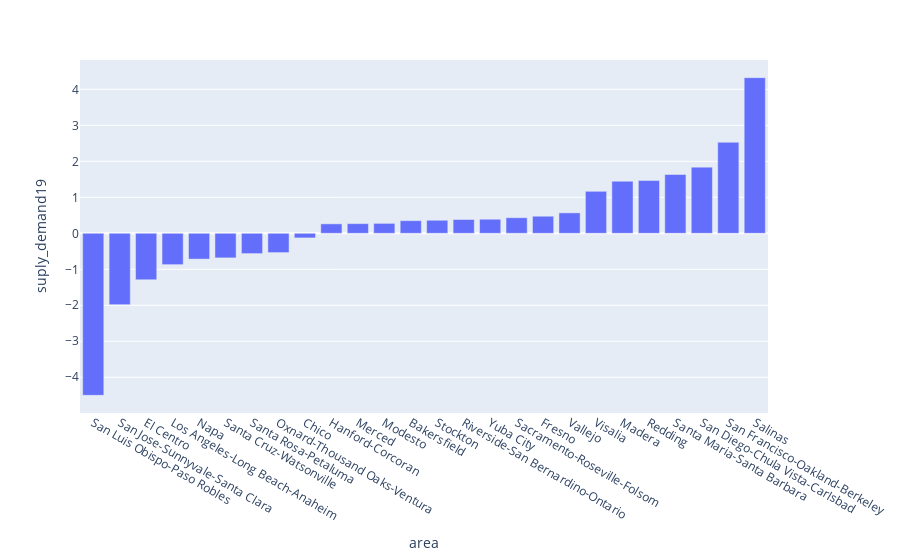

The cell this chart's notebook holds for it:
### Code cell
pop_permits = pop_permits.sort_values(by=['suply_demand19'], ascending=[True])
import plotly.express as px
fig = px.bar(pop_permits, x='area', y='suply_demand19')
fig

### Figure 1 — Plotly figure (JSON) as saved in the notebook; plotly's stock layout.template omitted (floating-point values rounded to 4 significant figures)
{"data": [{"alignmentgroup": "True", "hovertemplate": "area=%{x}<br>suply_demand19=%{y}<extra></extra>", "legendgroup": "", "marker": {"color": "#636efa"}, "name": "", "offsetgroup": "", "orientation": "v", "showlegend": false, "textposition": "auto", "type": "bar", "x": ["San Luis Obispo-Paso Robles", "San Jose-Sunnyvale-Santa Clara", "El Centro", "Los Angeles-Long Beach-Anaheim", "Napa", "Santa Cruz-Watsonville", "Santa Rosa-Petaluma", "Oxnard-Thousand Oaks-Ventura", "Chico", "Hanford-Corcoran", "Merced", "Modesto", "Bakersfield", "Stockton", "Riverside-San Bernardino-Ontario", "Yuba City", "Sacramento-Roseville-Folsom", "Fresno", "Vallejo", "Visalia", "Madera", "Redding", "Santa Maria-Santa Barbara", "San Diego-Chula Vista-Carlsbad", "San Francisco-Oakland-Berkeley", "Salinas"], "xaxis": "x", "y": [-4.502, -1.982, -1.292, -0.871, -0.7167, -0.6831, -0.564, -0.5365, -0.1279, 0.2625, 0.2686, 0.2758, 0.3509, 0.3623, 0.3833, 0.391, 0.4328, 0.4745, 0.5678, 1.166, 1.447, 1.466, 1.634, 1.838, 2.529, 4.324], "yaxis": "y"}], "layout": {"barmode": "relative", "legend": {"tracegroupgap": 0}, "margin": {"t": 60}, "xaxis": {"anchor": "y", "domain": [0, 1], "title": {"text": "area"}}, "yaxis": {"anchor": "x", "domain": [0, 1], "title": {"text": "suply_demand19"}}}}
